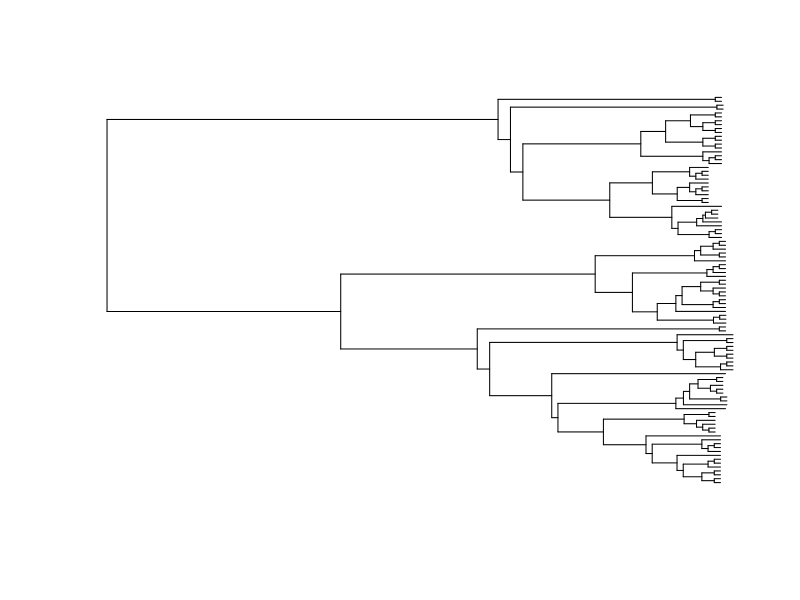
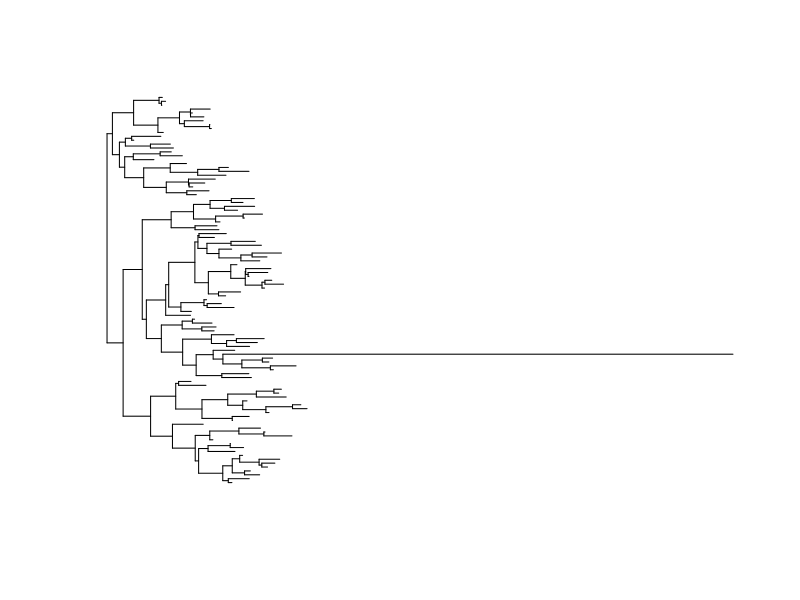
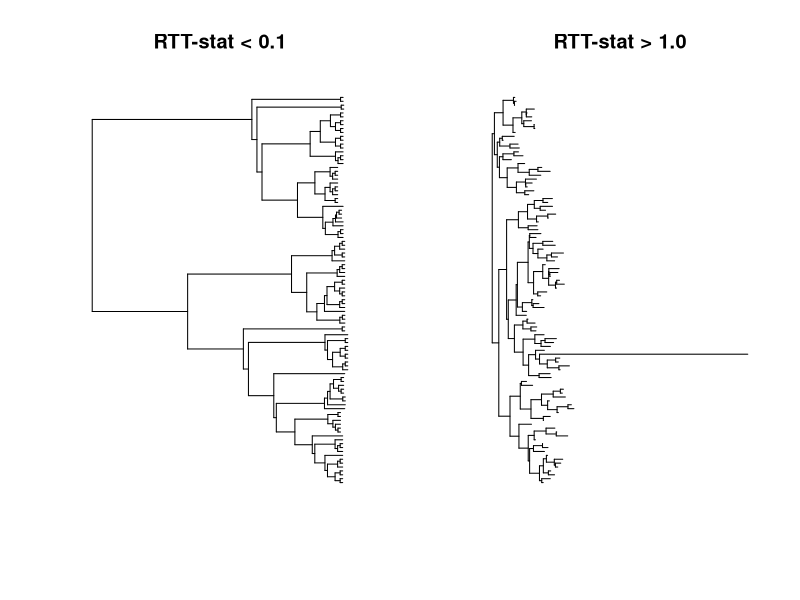

Recreate these plots in R, in order.
# 03/07/2015
# D.J. Bennett
# Plotting the difference in RTTstats

# LIB
library (ape)

# FUNCTION
calcRTTStat <- function (tree) {
  # Return RTT stat -- the coefficient of variation of the
  #  normalised root to tip distances
  rtt.dists <- diag (vcv.phylo (tree))  # calc rtts
  norm.rtt.dists <- rtt.dists/max (rtt.dists)  # normalise
  sd (norm.rtt.dists) / mean (norm.rtt.dists)  # return CoV
}

# PROCESS
# get a good tree
tree <- compute.brlen (rtree (100))
deep.edges <- which (!tree$edge[,2] %in% 1:length (tree$tip.label))
is <- sample (deep.edges, 10)
tree$edge.length[is] <- tree$edge.length[is] + rnorm (length(is), sd=0.01)
plot (tree, show.tip.label=FALSE)
rtt.stat <- calcRTTStat(tree)
good.tree <- tree
# get a bad tree
tree <- rtree (100)
tip.edges <- which (tree$edge[,2] %in% 1:length (tree$tip.label))
is <- sample (tip.edges, 2)
tree$edge.length[is] <- tree$edge.length[is] + abs (rnorm (length(is), sd=50))
plot (tree, show.tip.label=FALSE)
rtt.stat <- calcRTTStat(tree)
bad.tree <- tree
# plot them together
par (mfrow = c(1,2))
plot (good.tree, show.tip.label=FALSE, main='RTT-stat < 0.1')
plot (bad.tree, show.tip.label=FALSE, main='RTT-stat > 1.0')
